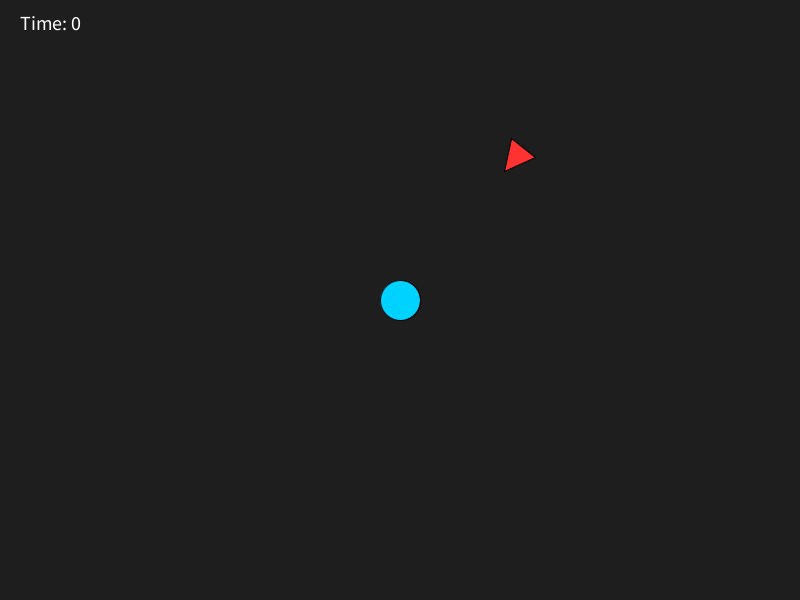
Frame 1 (no input)
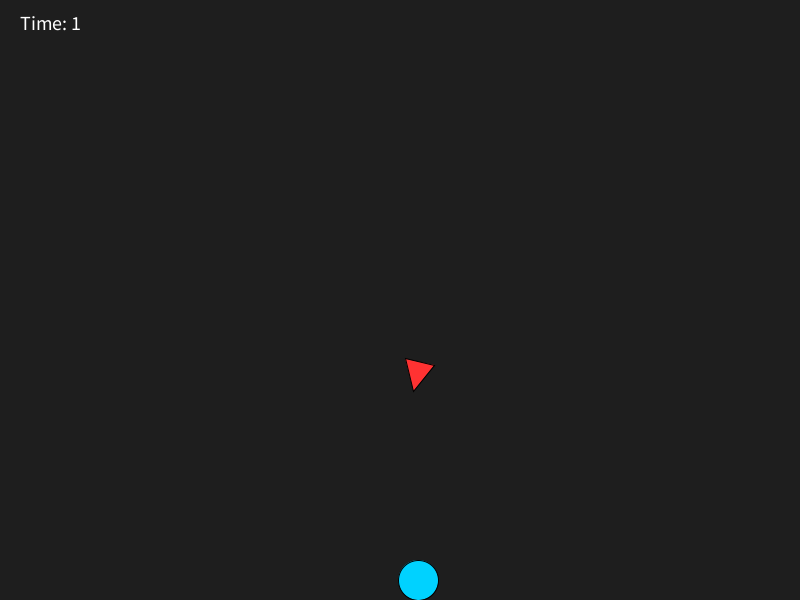
Frame 60 (the mouse pressed at the canvas centre just before this capture)
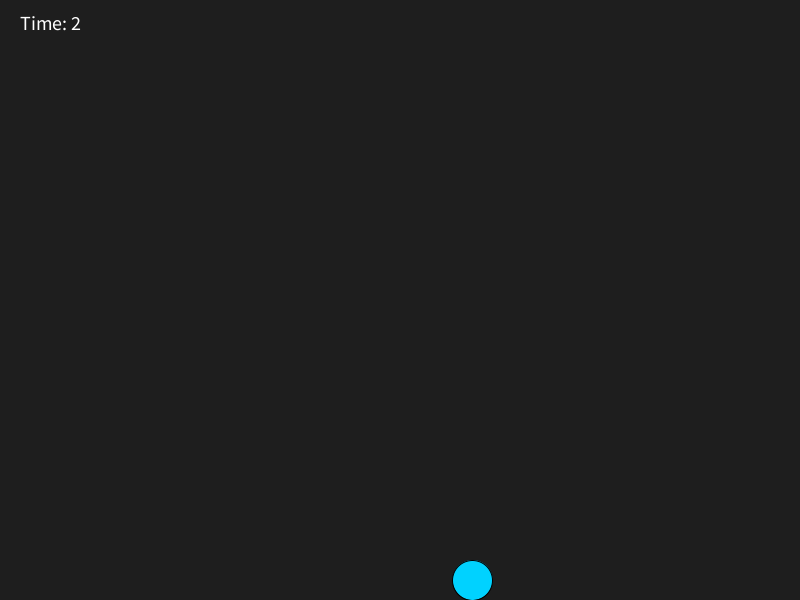
Frame 120 (the mouse held since frame 60 and released just before this capture)

The Processing sketch that drew these frames (run headless with seeded random() and noise(); from frame 60 on, the mouse is pressed at the canvas centre):

// Processing sketch: wk9_WeeklyTask
// ── wk9_WeeklyTask.pde
Chaser enemy; 

//player variables
PVector playerPos; 
PVector velocity; 

// forces acting on the player
PVector gravity; 
PVector wind; 

float playerSize = 40;
boolean gameOver = false; // tracks game state

void setup() {
  size(800, 600); // set window size
  
  playerPos = new PVector(width/2, height/2); // spawns player in the middle
  velocity = new PVector(0, 0); //player starts still
  
  gravity = new PVector(0, 0.4); // moves downward every frame
  wind = new PVector(0.01, 0); // wind acting on the player pushing them to the right
  
  enemy = new Chaser(random(width), random(height)); // randomised enemy spawn
  
}

void draw() {
  background(30); // black background
  
  if (!gameOver) {
  
  // applying forces
  velocity.add(gravity);
  velocity.add(wind); 
  playerPos.add(velocity); // poisiton changes using velocity
  
  if (playerPos.y > height - playerSize/2) { //stops falling through floor
    playerPos.y = height - playerSize/2;
    velocity.y = 0;
  }
  // stops clipping through walls
  if (playerPos.x < 0) { 
    playerPos.x = 0;
  }
  
  if (playerPos.x > width) {
    playerPos.x = width;
  }
  
  fill(0, 210, 255);
  circle(playerPos.x, playerPos.y, playerSize); //draws blue circle as the player
  
  // the enemy
  enemy.update();
  enemy.display();
  
  float d = dist(playerPos.x, playerPos.y, enemy.position.x, enemy.position.y); // collision check between the player and enemy
  
  if (d < 30) {
    gameOver = true;
  }
  fill(255);
  textSize(20);
  text("Time: " + frameCount/60, 20, 30); //survival timer
  }
  
  else {
    fill(255);
    textSize(40);
    textAlign(CENTER);
    text("Game Over", width/2, height/2);
    
    textSize(20);
    text("Press R to restart", width/2, height/2 + 40);
  
  }
}


void keyPressed() {
  if (keyCode == LEFT) { // left arrow key movement
    playerPos.x -= 20;
  }
  if (keyCode == RIGHT) { //right arrow key movement
    playerPos.x += 20;
  }
  if (key == ' ') { //spacebar jump
    velocity.y = -10;
  }
  if (key == 'r') { // R key to restart
    setup();
    gameOver = false;
  }
}

class Chaser {
  
  // variables handling enemy location, speed and velocity
  PVector position;
  PVector velocity;
  PVector acceleration;
  
  float heading;
  
  Chaser(float x, float y) {
    
    position = new PVector (x, y); //starting position of the enemy
    velocity = new PVector(0, 0);
    acceleration = new PVector(); // starts with no velocity
  }
  
  void update() {
     PVector direction = PVector.sub(playerPos, position); // the direction to the player
     direction.normalize(); // makes direction length
     direction.mult(0.2); // speed
     acceleration = direction;
     velocity.add(acceleration);
     velocity.limit(5);
     heading = velocity.heading() + PI/2;
     position.add(velocity);
  }
  
  void display () { //drawing the enemy triangle
    fill(255, 50, 50); 
    pushMatrix();
    translate(position.x, position.y); 
    rotate(heading);
     
   beginShape(); 
   vertex(0, -20);
   vertex(15, 10);
   vertex(-15, 10);
   endShape(CLOSE);
   
   popMatrix();
  }
}
  
